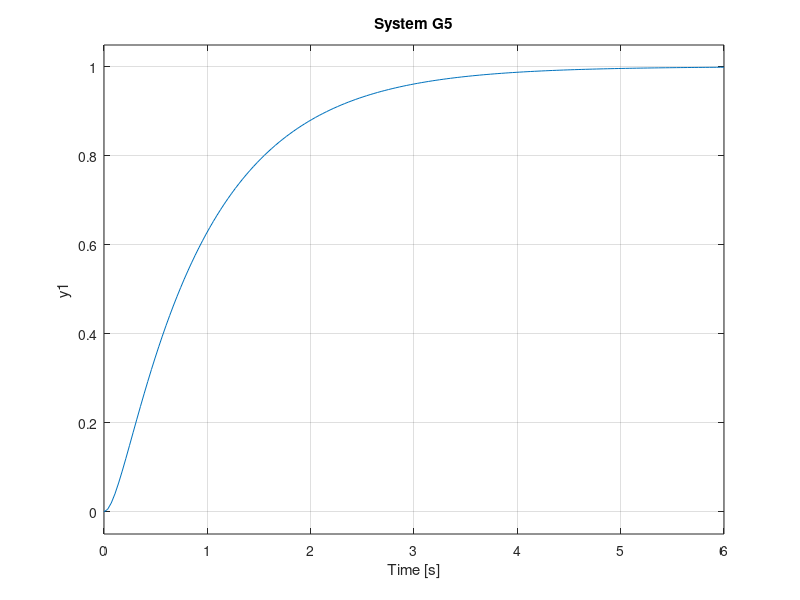

Write the MATLAB code that produced this figure.
G1 = tf([0 0 10], [1 0.1 10]);
G2 = tf([0 0 10], [1 2.5 10]);
G3 = tf([0 0 10], [1 5 10]);
G4 = tf([0 0 10], [1 7.5 10]);
G5 = tf([0 0 10], [1 10 10]);

%plot the step response

xlabel('t');
ylabel('y1(t)')
subplot(3, 2, 1)
step(G1);
title('System G1');


xlabel('t');
ylabel('y2(t)')
subplot(3, 2, 2)
step(G2);
title('System G2');

xlabel('t');
ylabel('y3(t)')
subplot(3, 2, 3)
step(G3);
title('System G3');

xlabel('t');
ylabel('y4(t)')
subplot(3, 2, 4)
step(G4);
title('System G4');

xlabel('t');
ylabel('y5(t)')
subplot(3, 2, 5)
step(G5);
title('System G5');

